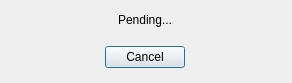
<?xml version="1.0" encoding="UTF-8"?>
<ui version="4.0">
 <class>ConnectionDialog</class>
 <widget class="QDialog" name="ConnectionDialog">
  <property name="geometry">
   <rect>
    <x>0</x>
    <y>0</y>
    <width>292</width>
    <height>83</height>
   </rect>
  </property>
  <property name="windowTitle">
   <string>Dialog</string>
  </property>
  <widget class="QWidget" name="gridLayoutWidget">
   <property name="geometry">
    <rect>
     <x>0</x>
     <y>0</y>
     <width>291</width>
     <height>81</height>
    </rect>
   </property>
   <layout class="QGridLayout" name="gridLayout">
    <item row="2" column="0">
     <widget class="QPushButton" name="cancelButton">
      <property name="sizePolicy">
       <sizepolicy hsizetype="Fixed" vsizetype="Fixed">
        <horstretch>0</horstretch>
        <verstretch>0</verstretch>
       </sizepolicy>
      </property>
      <property name="text">
       <string>Cancel</string>
      </property>
     </widget>
    </item>
    <item row="1" column="0">
     <widget class="QLabel" name="statusLabel">
      <property name="sizePolicy">
       <sizepolicy hsizetype="Preferred" vsizetype="Fixed">
        <horstretch>0</horstretch>
        <verstretch>0</verstretch>
       </sizepolicy>
      </property>
      <property name="text">
       <string>Pending...</string>
      </property>
      <property name="alignment">
       <set>Qt::AlignCenter</set>
      </property>
     </widget>
    </item>
   </layout>
  </widget>
 </widget>
 <resources/>
 <connections/>
</ui>
